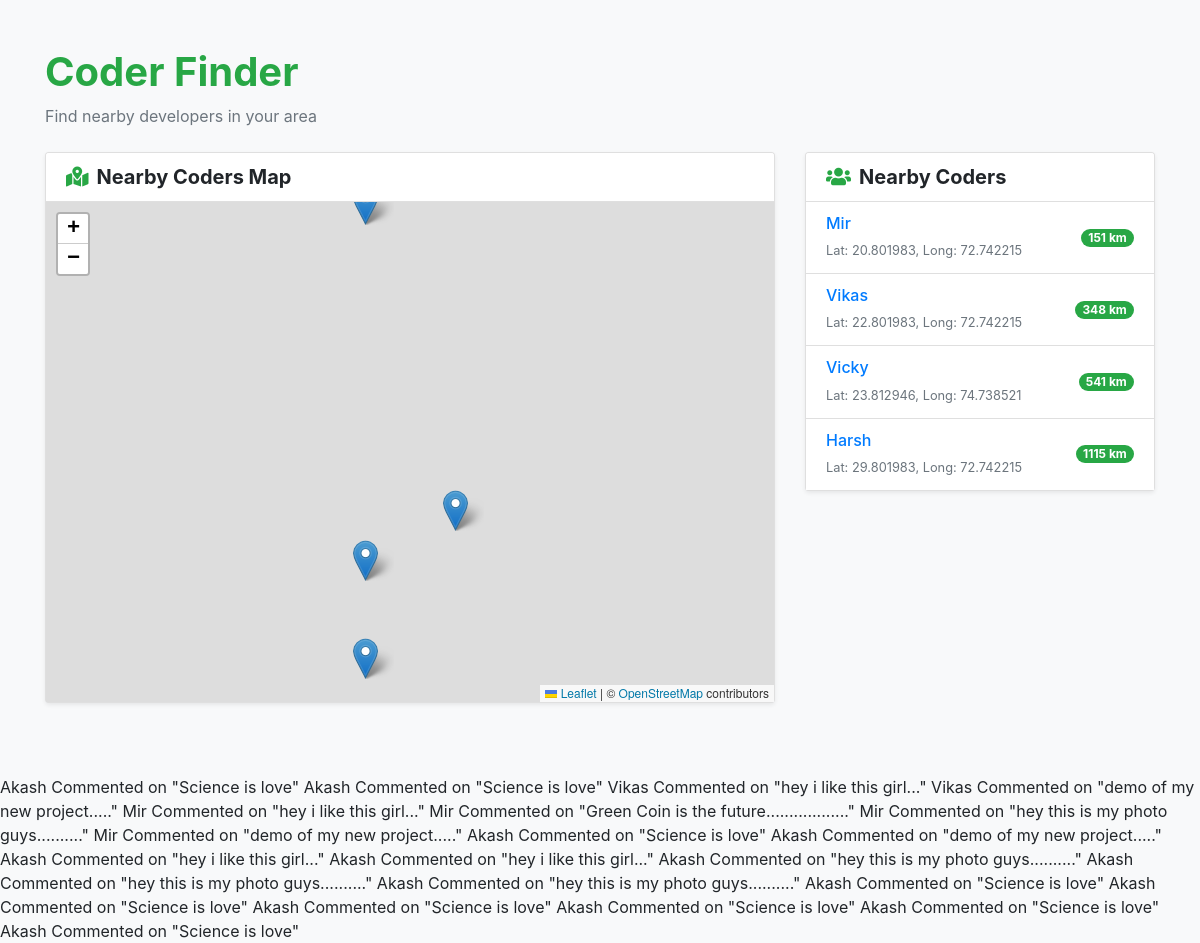
The page /nearby_coders/ (signed in) on the database as committed earlier.
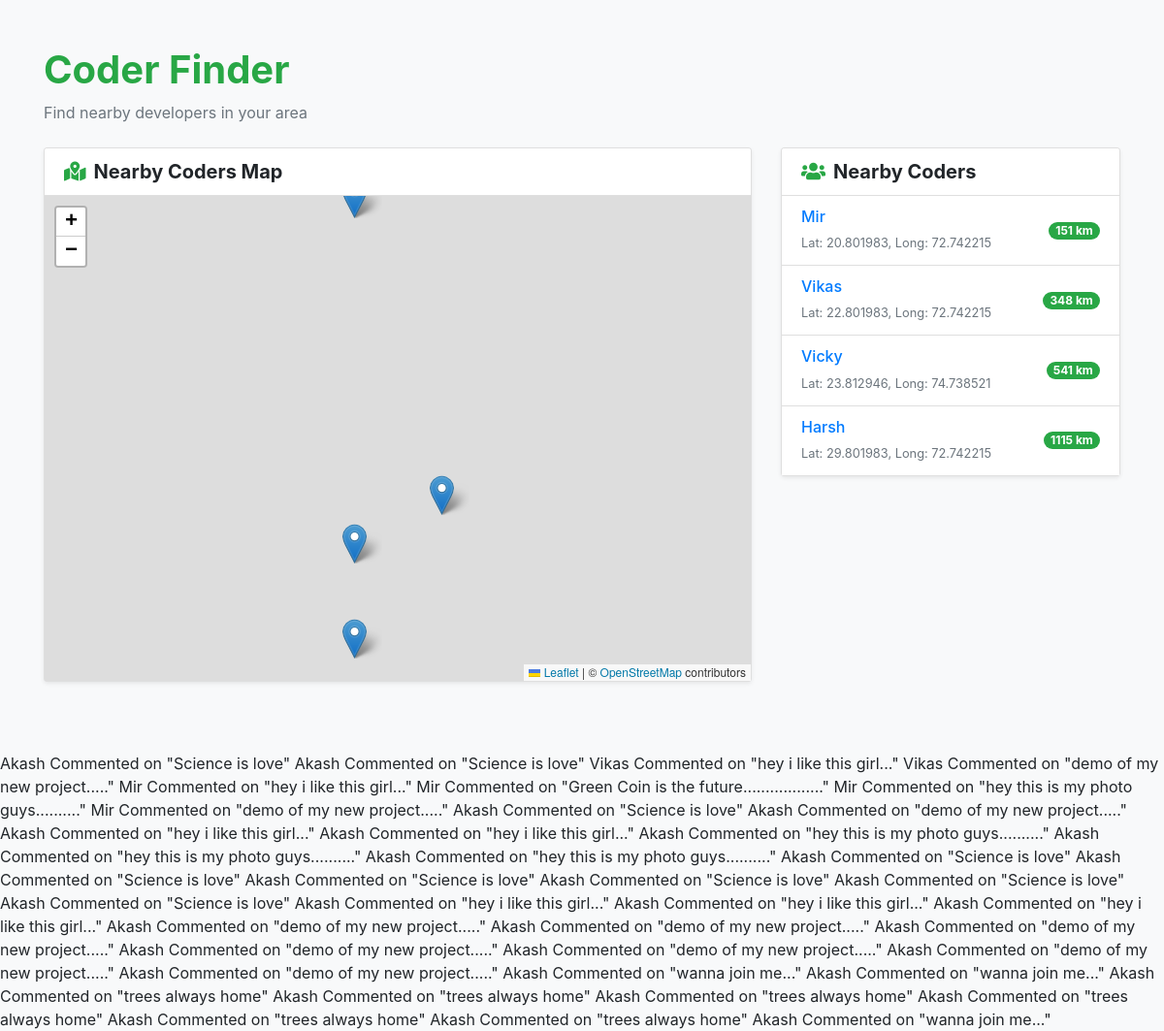
The same page on the database as committed later.
### first_version/models.py (models this page shows, shortened)
class User_profile(models.Model):
    user = models.OneToOneField(User, on_delete=models.CASCADE)
    photo = cloudinary.models.CloudinaryField("image", blank=True, null=True)
    name = models.CharField(max_length=100)
    email = models.EmailField()
    latitude = models.FloatField(null=True, blank=True)  # Store latitude
    longitude = models.FloatField(null=True, blank=True)
    followers = models.ManyToManyField(
        "self", symmetrical=False, related_name="following", blank=True
    )
    def __str__(self):
        return self.name

class Comments(models.Model):
    name = models.ForeignKey(User_profile, on_delete=models.CASCADE)  # Fix this
    post_name = models.ForeignKey(Posts, on_delete=models.CASCADE)
    comment_body = models.TextField()
    date_added = models.DateTimeField(auto_now=True)

class Posts(models.Model):
    caption = models.CharField(max_length=100)
    post_image = cloudinary.models.CloudinaryField("image", blank=True, null=True)
    author = models.ForeignKey(User_profile, on_delete=models.CASCADE)
    created_at = models.DateTimeField(auto_now_add=True)
    updated_at = models.DateTimeField(auto_now=True)
    def __str__(self):
        return self.caption

### first_version/views.py (the view)
# urls.py: path("nearby_coders/", views.show_nearby_coders, name="show_nearby_coders"),
@login_required
def show_nearby_coders(request):
    profile = User_profile.objects.filter(user=request.user).first()
    user = request.user
    if not profile:
        return render(request, "dashboard.html", {"error": "Profile not found."})
    latitude = profile.latitude
    longitude = profile.longitude
    nearby_coders = find_coders_nearby(latitude, longitude, current_user=request.user)
    comments = Comments.objects.all()
    likes = Likes.objects.all()
    return render(
        request,
        "show_nearby_coders.html",
        {"nearby_coders": nearby_coders, "comments": comments, "likes": likes},
    )

### first_version/views.py (called while the page is built)
def haversine(lat1, lon1, lat2, lon2):
    R = 6371  # Radius of Earth in km
    dlat = radians(lat2 - lat1)
    dlon = radians(lon2 - lon1)
    a = (
        sin(dlat / 2) ** 2
        + cos(radians(lat1)) * cos(radians(lat2)) * sin(dlon / 2) ** 2
    )
    c = 2 * asin(sqrt(a))
    return R * c

def find_coders_nearby(lat, lon, radius_km=10000, current_user=None):
    nearby_coders = []
    coders = (
        User_profile.objects.exclude(user=current_user)
        .exclude(latitude=None)
        .exclude(longitude=None)
    )
    for coder in coders:
        distance = haversine(lat, lon, coder.latitude, coder.longitude)
        if distance <= radius_km:
            nearby_coders.append((coder, int(distance)))
    nearby_coders.sort(key=lambda x: x[1])
    return nearby_coders

### first_version/templates/show_nearby_coders.html (shortened to what this page needs)
{% load static %}
<!DOCTYPE html>
<html lang="en">
<head>
    <link rel="stylesheet" href="https://cdn.jsdelivr.net/npm/bootstrap@4.6.0/dist/css/bootstrap.min.css">
    <link rel="stylesheet" href="https://cdnjs.cloudflare.com/ajax/libs/font-awesome/5.15.3/css/all.min.css">
    <link rel="stylesheet" href="https://cdnjs.cloudflare.com/ajax/libs/leaflet/1.7.1/leaflet.css" />
</head>
<body class="bg-light">
    <div class="container py-5">
        <div class="mb-4">
            <h1 class="text-success font-weight-bold">Coder Finder</h1>
            <p class="text-muted">Find nearby developers in your area</p>
        </div>
        <div class="row">
            <div class="col-lg-8 mb-4">
                <div class="card shadow-sm">
                    <div class="card-header bg-white">
                        <h5 class="mb-0 font-weight-bold">
                            <i class="fas fa-map-marked-alt text-success mr-2"></i>Nearby Coders Map
                        </h5>
                    </div>
                    <div class="card-body p-0">
                        <div id="map"></div>
                    </div>
                </div>
            </div>
            <div class="col-lg-4">
                <div class="card shadow-sm">
                    <div class="card-header bg-white">
                        <h5 class="mb-0 font-weight-bold">
                            <i class="fas fa-users text-success mr-2"></i>Nearby Coders
                        </h5>
                    </div>
                    <div class="card-body p-0">
                        <div class="list-group list-group-flush">
                            {% if nearby_coders %}
                                {% for coder, distance in nearby_coders %}
                                    <div class="list-group-item list-group-item-action" data-coder-id="{{ coder.id }}">
                                        <div class="d-flex justify-content-between align-items-center">
                                            <div>
                                                <a href="{% url 'show_profile' coder.id %}">
                                                <h6 class="mb-1">{{ coder.name }}</h6>
                                            </a>
                                                <small class="text-muted">Lat: {{ coder.latitude }}, Long: {{ coder.longitude }}</small>
                                            </div>
                                            <span class="badge badge-success badge-pill">{{ distance }} km</span>
                                        </div>
                                    </div>
                                {% endfor %}
                            {% else %}
                                <div class="list-group-item">
                                    <p class="text-center text-muted my-3">No nearby coders found</p>
                                </div>
                            {% endif %}
                        </div>
                    </div>
                </div>
            </div>
        </div>
    </div>
    {% for comment in comments %}
    {{comment.name}} Commented on "{{comment.post_name}}"
    {% endfor %}
</body>
</html>

Rows that differ between the two databases and show on the page:
added Comments: name "Akash", post_name "hey i like this girl..."
added Comments: name "Akash", post_name "hey i like this girl..."
added Comments: name "Akash", post_name "hey i like this girl..."
added Comments: name "Akash", post_name "demo of my new project....."
added Comments: name "Akash", post_name "demo of my new project....."
added Comments: name "Akash", post_name "demo of my new project....."
added Comments: name "Akash", post_name "demo of my new project....."
added Comments: name "Akash", post_name "demo of my new project....."
added Comments: name "Akash", post_name "demo of my new project....."
added Comments: name "Akash", post_name "demo of my new project....."
added Comments: name "Akash", post_name "wanna join me..."
added Comments: name "Akash", post_name "wanna join me..."
added Comments: name "Akash", post_name "trees always home"
added Comments: name "Akash", post_name "trees always home"
added Comments: name "Akash", post_name "trees always home"
added Comments: name "Akash", post_name "trees always home"
added Comments: name "Akash", post_name "trees always home"
added Comments: name "Akash", post_name "trees always home"
added Comments: name "Akash", post_name "wanna join me..."
